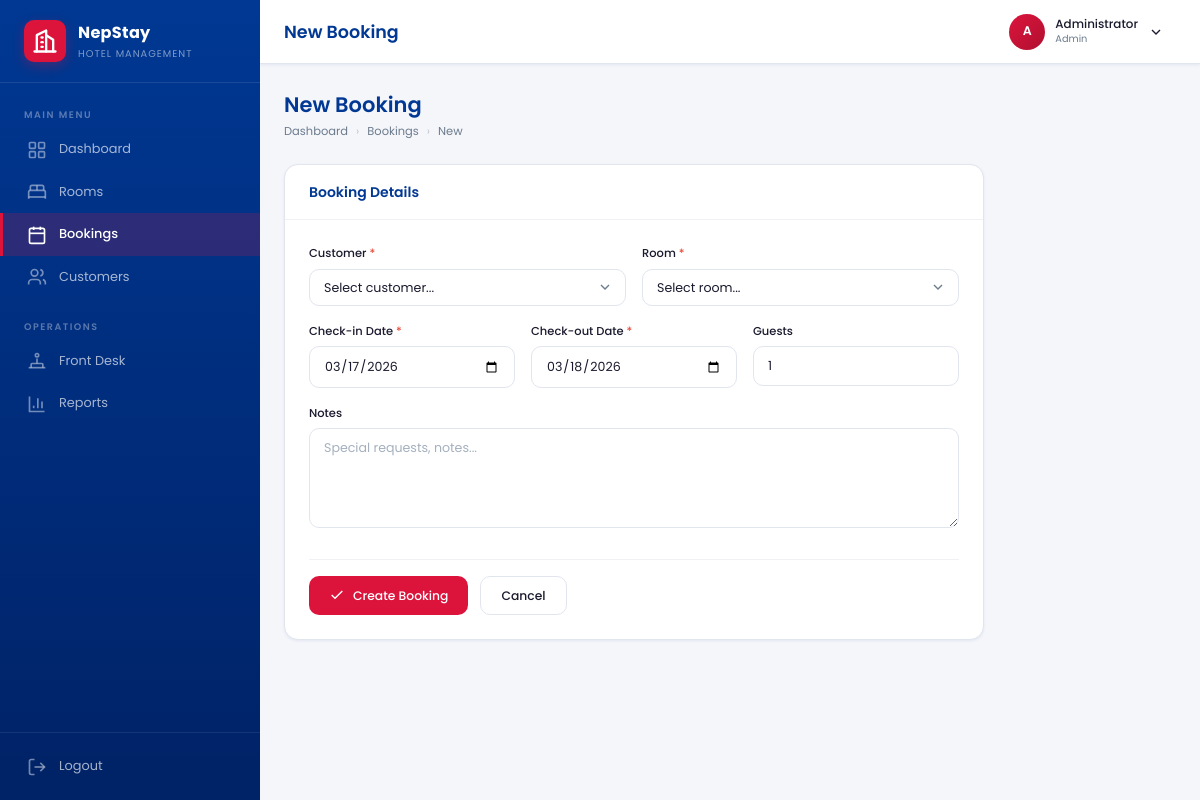
The page /admin/booking_form.php (signed in) on the database its author committed.
### tables this page shows
CREATE TABLE users (
    id INT AUTO_INCREMENT PRIMARY KEY,
    name VARCHAR(100) NOT NULL,
    email VARCHAR(255) UNIQUE NOT NULL,
    password VARCHAR(255) NOT NULL,
    role ENUM('admin','staff','manager') DEFAULT 'admin',
    avatar VARCHAR(255) DEFAULT NULL,
    created_at TIMESTAMP DEFAULT CURRENT_TIMESTAMP,
    updated_at TIMESTAMP DEFAULT CURRENT_TIMESTAMP ON UPDATE CURRENT_TIMESTAMP
);

### includes/functions.php (called while the page is built, shortened)
<?php
function e($str) {
    return htmlspecialchars($str ?? '', ENT_QUOTES, 'UTF-8');
}
function is_page($page) {
    return basename($_SERVER['PHP_SELF']) === $page;
}
function nav_active($page) {
    return is_page($page) ? 'active' : '';
}

### includes/db.php (called while the page is built, shortened)
<?php
$conn = new mysqli(DB_HOST, DB_USER, DB_PASS, DB_NAME);
$conn->set_charset('utf8mb4');
function db_query($sql, $types = '', $params = []) {
    global $conn;
    if (empty($types)) {
        return $conn->query($sql);
    }
    $stmt = $conn->prepare($sql);
    $stmt->bind_param($types, ...$params);
    $stmt->execute();
    $result = $stmt->get_result();
    return $result;
}
function db_fetch($sql, $types = '', $params = []) {
    $result = db_query($sql, $types, $params);
    if ($result instanceof mysqli_result) {
        return $result->fetch_assoc();
    }
    return null;
}

### includes/auth.php (called while the page is built, shortened)
<?php
require_once __DIR__ . '/db.php';
function current_user() {
    return db_fetch("SELECT * FROM users WHERE id = ?", 'i', [$_SESSION['user_id']]);
}

### admin/booking_form.php (the view, shortened to what this page needs)
<?php
require_once '../includes/db.php';
require_once '../includes/auth.php';
require_once '../includes/functions.php';
$id = intval($_GET['id'] ?? 0);
$booking = null;
require_once '../includes/header.php';
?>
<div class="page-header">
    <div>
        <h2><?php echo $id ? 'Edit Booking' : 'New Booking'; ?></h2>
        <div class="breadcrumb">
            <a href="index.php">Dashboard</a> <span class="sep">›</span>
            <a href="bookings.php">Bookings</a> <span class="sep">›</span>
            <span><?php echo $id ? 'Edit' : 'New'; ?></span>
        </div>
    </div>
</div>
<div class="card form-card">
    <div class="card-header">
        <h3>Booking Details</h3>
    </div>
    <div class="card-body">
        <form method="POST">
            <div class="form-row">
                <div class="form-group">
                    <label for="customer_id">Customer <span class="required">*</span></label>
                    <select name="customer_id" id="customer_id" class="form-control" required>
                        <option value="">Select customer...</option>
                    </select>
                </div>
                <div class="form-group">
                    <label for="room_id">Room <span class="required">*</span></label>
                    <select name="room_id" id="room_id" class="form-control" required>
                        <option value="">Select room...</option>
                    </select>
                </div>
            </div>
            <div class="form-row-3">
                <div class="form-group">
                    <label for="check_in">Check-in Date <span class="required">*</span></label>
                    <input type="date" name="check_in" id="check_in" class="form-control" value="<?php echo e($booking['check_in'] ?? date('Y-m-d')); ?>" required>
                </div>
                <div class="form-group">
                    <label for="check_out">Check-out Date <span class="required">*</span></label>
                    <input type="date" name="check_out" id="check_out" class="form-control" value="<?php echo e($booking['check_out'] ?? date('Y-m-d', strtotime('+1 day'))); ?>" required>
                </div>
                <div class="form-group">
                    <label for="guests">Guests</label>
                    <input type="number" name="guests" id="guests" class="form-control" min="1" value="<?php echo e($booking['guests'] ?? 1); ?>">
                </div>
            </div>
            <div class="form-group">
                <label for="notes">Notes</label>
                <textarea name="notes" id="notes" class="form-control" placeholder="Special requests, notes..."><?php echo e($booking['notes'] ?? ''); ?></textarea>
            </div>
            <div class="form-actions">
                <button type="submit" class="btn btn-accent">
                    <svg width="16" height="16" viewBox="0 0 24 24" fill="none" stroke="currentColor" stroke-width="2"><polyline points="20 6 9 17 4 12"/></svg>
                    <?php echo $id ? 'Update Booking' : 'Create Booking'; ?>
                </button>
                <a href="bookings.php" class="btn btn-outline">Cancel</a>
            </div>
        </form>
    </div>
</div>
<?php require_once '../includes/footer.php'; ?>

### includes/header.php (shortened to what this page needs)
<?php
require_once __DIR__ . '/db.php';
require_once __DIR__ . '/auth.php';
require_once __DIR__ . '/functions.php';
$currentUser = current_user();
$currentPage = basename($_SERVER['PHP_SELF']);
$pageTitles = [
    'index.php'           => 'Dashboard',
    'rooms.php'           => 'Rooms',
    'room_form.php'       => isset($_GET['id']) ? 'Edit Room' : 'Add Room',
    'bookings.php'        => 'Bookings',
    'booking_form.php'    => isset($_GET['id']) ? 'Edit Booking' : 'New Booking',
    'customers.php'       => 'Customers',
    'customer_form.php'   => isset($_GET['id']) ? 'Edit Customer' : 'Add Customer',
    'reports.php'         => 'Reports',
    'front_desk.php'      => 'Front Desk',
];
$pageTitle = $pageTitles[$currentPage] ?? 'NepStay';
?>
<!DOCTYPE html>
<html lang="en">
<head>
    <link rel="stylesheet" href="/Hotel_Reservation_System/assets/css/style.css">
</head>
<body>
<aside class="sidebar" id="sidebar">
    <div class="sidebar-brand">
        <div class="brand-icon">
            <svg width="28" height="28" viewBox="0 0 24 24" fill="none" stroke="currentColor" stroke-width="2" stroke-linecap="round" stroke-linejoin="round">
                <path d="M3 21h18"/><path d="M5 21V7l8-4v18"/><path d="M19 21V11l-6-4"/>
                <path d="M9 9h1"/><path d="M9 13h1"/><path d="M9 17h1"/>
            </svg>
        </div>
        <div class="brand-text">
            <span class="brand-name">NepStay</span>
            <span class="brand-sub">Hotel Management</span>
        </div>
    </div>
    <nav class="sidebar-nav">
        <div class="nav-section">
            <span class="nav-label">MAIN MENU</span>
            <a href="/Hotel_Reservation_System/admin/index.php" class="nav-item <?php echo nav_active('index.php'); ?>">
                <svg width="20" height="20" viewBox="0 0 24 24" fill="none" stroke="currentColor" stroke-width="2"><rect x="3" y="3" width="7" height="7" rx="1"/><rect x="14" y="3" width="7" height="7" rx="1"/><rect x="3" y="14" width="7" height="7" rx="1"/><rect x="14" y="14" width="7" height="7" rx="1"/></svg>
                <span>Dashboard</span>
            </a>
            <a href="/Hotel_Reservation_System/admin/rooms.php" class="nav-item <?php echo (nav_active('rooms.php') || nav_active('room_form.php')) ? 'active' : ''; ?>">
                <svg width="20" height="20" viewBox="0 0 24 24" fill="none" stroke="currentColor" stroke-width="2"><path d="M2 20v-8a2 2 0 0 1 2-2h16a2 2 0 0 1 2 2v8"/><path d="M4 10V6a2 2 0 0 1 2-2h12a2 2 0 0 1 2 2v4"/><path d="M12 4v6"/><path d="M2 18h20"/></svg>
                <span>Rooms</span>
            </a>
            <a href="/Hotel_Reservation_System/admin/bookings.php" class="nav-item <?php echo (nav_active('bookings.php') || nav_active('booking_form.php')) ? 'active' : ''; ?>">
                <svg width="20" height="20" viewBox="0 0 24 24" fill="none" stroke="currentColor" stroke-width="2"><rect x="3" y="4" width="18" height="18" rx="2"/><path d="M16 2v4"/><path d="M8 2v4"/><path d="M3 10h18"/><path d="M8 14h.01"/><path d="M12 14h.01"/><path d="M16 14h.01"/><path d="M8 18h.01"/><path d="M12 18h.01"/></svg>
                <span>Bookings</span>
            </a>
            <a href="/Hotel_Reservation_System/admin/customers.php" class="nav-item <?php echo (nav_active('customers.php') || nav_active('customer_form.php')) ? 'active' : ''; ?>">
                <svg width="20" height="20" viewBox="0 0 24 24" fill="none" stroke="currentColor" stroke-width="2"><path d="M16 21v-2a4 4 0 0 0-4-4H6a4 4 0 0 0-4 4v2"/><circle cx="9" cy="7" r="4"/><path d="M22 21v-2a4 4 0 0 0-3-3.87"/><path d="M16 3.13a4 4 0 0 1 0 7.75"/></svg>
                <span>Customers</span>
            </a>
        </div>
        <div class="nav-section">
            <span class="nav-label">OPERATIONS</span>
            <a href="/Hotel_Reservation_System/admin/front_desk.php" class="nav-item <?php echo nav_active('front_desk.php'); ?>">
                <svg width="20" height="20" viewBox="0 0 24 24" fill="none" stroke="currentColor" stroke-width="2"><path d="M2 20h20"/><path d="M5 20v-4a1 1 0 0 1 1-1h12a1 1 0 0 1 1 1v4"/><path d="M12 15V9"/><circle cx="12" cy="5" r="2"/></svg>
                <span>Front Desk</span>
            </a>
            <a href="/Hotel_Reservation_System/admin/reports.php" class="nav-item <?php echo nav_active('reports.php'); ?>">
                <svg width="20" height="20" viewBox="0 0 24 24" fill="none" stroke="currentColor" stroke-width="2"><path d="M3 3v18h18"/><path d="M18 17V9"/><path d="M13 17V5"/><path d="M8 17v-3"/></svg>
                <span>Reports</span>
            </a>
        </div>
    </nav>
    <div class="sidebar-footer">
        <a href="/Hotel_Reservation_System/logout.php" class="nav-item">
            <svg width="20" height="20" viewBox="0 0 24 24" fill="none" stroke="currentColor" stroke-width="2"><path d="M9 21H5a2 2 0 0 1-2-2V5a2 2 0 0 1 2-2h4"/><polyline points="16 17 21 12 16 7"/><line x1="21" y1="12" x2="9" y2="12"/></svg>
            <span>Logout</span>
        </a>
    </div>
</aside>
<div class="main-wrapper">
    <header class="topbar">
        <div class="topbar-left">
            <h1 class="topbar-title"><?php echo e($pageTitle); ?></h1>
        </div>
        <div class="topbar-right">
            <div class="topbar-user" id="userDropdownToggle">
                <div class="topbar-avatar"><?php echo strtoupper(substr($currentUser['name'] ?? 'A', 0, 1)); ?></div>
                <div class="topbar-user-info">
                    <span class="topbar-user-name"><?php echo e($currentUser['name'] ?? 'Admin'); ?></span>
                    <span class="topbar-user-role"><?php echo e(ucfirst($currentUser['role'] ?? 'admin')); ?></span>
                </div>
                <svg width="16" height="16" viewBox="0 0 24 24" fill="none" stroke="currentColor" stroke-width="2"><polyline points="6 9 12 15 18 9"/></svg>
            </div>
        </div>
    </header>
    <main class="content">

### rows shown on the page
users: name "A", name "Administrator", role "Admin"

### other values the page prints
$pageTitle "New Booking"
